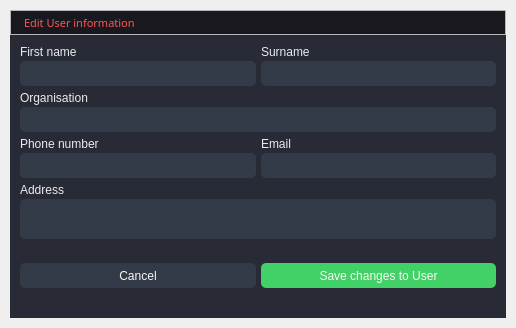
<?xml version="1.0" encoding="UTF-8"?>
<ui version="4.0">
 <class>EditUserWindow</class>
 <widget class="QMainWindow" name="EditUserWindow">
  <property name="geometry">
   <rect>
    <x>0</x>
    <y>0</y>
    <width>516</width>
    <height>328</height>
   </rect>
  </property>
  <property name="minimumSize">
   <size>
    <width>0</width>
    <height>0</height>
   </size>
  </property>
  <property name="maximumSize">
   <size>
    <width>16777215</width>
    <height>16777215</height>
   </size>
  </property>
  <property name="windowTitle">
   <string>MainWindow</string>
  </property>
  <widget class="QWidget" name="stylesheet">
   <property name="styleSheet">
    <string notr="true">QWidget{
	color: #F8F8F2;
	font: 8pt &quot;Inter 24pt Medium&quot;;
}
/* Bg App */
#bgApp {	
	background-color: #282A36;
}
#contentTopBg {
	background-color: #19181f;
}
#topLogo {
	background-image: url(:/imagem/images/saturn_png.png);
	background-position: centered;
	background-repeat: no-repeat;
}
#titleRightInfo { 
	padding-left: 10px;
	color: #FF5555;
 }
/* Top Buttons */
#rightButtons .QPushButton { background-color: rgba(255, 255, 255, 0); border: none;  border-radius: 5px; }
#rightButtons .QPushButton:hover { background-color: rgb(44, 49, 57); border-style: solid; border-radius: 4px; }
#rightButtons .QPushButton:pressed { background-color: rgb(23, 26, 30); border-style: solid; border-radius: 4px; }
#closeAppBtn{ background-color: rgba(255, 255, 255, 0); border: none;}
#closeAppBtn:hover{ background-color:#ff5555;}
#closeAppBtn:pressed { background-color:rgb(193, 64, 64); border-style: solid;}
/* Bottom Bar */
#bottomBar { background-color: #282A36; }
#bottomBar QLabel { font-size: 10px; color: rgb(113, 126, 149);}
#bottomBar .QProgressBar {
	border-radius: 5px;
	background-color: rgb(52, 59, 72);
	text-align: center;
	color:  rgb(33, 37, 43);
	font-size: 9px;
}
#bottomBar .QProgressBar::chunk {
    background-color: #50FA7B;      
    border-radius: 5px;
}
/*Button */
#btn_saveuser {
	border-radius: 5px;	
	border: none;
	background-color: rgb(66, 209, 102);
}
#btn_saveuser:hover {
	background-color: #50fA7B;
}
#btn_saveuser:pressed {
	background-color: rgb(66, 209, 102);
}
#btn_cancel {
	border-radius: 5px;	
	border: none;
	background-color: rgb(52, 59, 72);
}
#btn_cancel:hover {
	background-color: rgb(61, 70, 86);
}
#btn_cancel:pressed {
	background-color: rgb(52, 59, 72);
}

/*LineEdit */
#content .QLineEdit {
	background-color: rgb(52, 59, 72);
	border-radius: 5px;
	padding-left: 5px;
	selection-color: rgb(255, 255, 255);
	selection-background-color: rgb(255, 121, 198);
	color: #ffb86c;
}
#content .QLineEdit:hover {
	border: 2px solid rgb(64, 71, 88);
}
#content .QLineEdit:focus {
	border: 2px solid rgb(91, 101, 124);
}

/*TextEdit */
#content .QTextEdit {
	background-color: rgb(52, 59, 72);
	border-radius: 5px;
	padding-left: 5px;
	selection-color: rgb(255, 255, 255);
	selection-background-color: rgb(255, 121, 198);
	color: #ffb86c;
}
#content .QTextEdit:hover {
	border: 2px solid rgb(64, 71, 88);
}
#content .QTextEdit:focus {
	border: 2px solid rgb(91, 101, 124);
}

/*QLabel */
#content .QLabel {
	color: #EAEAF0;
	font: 8pt &quot;Inter 24pt Medium&quot;;
}
</string>
   </property>
   <layout class="QVBoxLayout" name="shadow">
    <property name="spacing">
     <number>0</number>
    </property>
    <property name="leftMargin">
     <number>10</number>
    </property>
    <property name="topMargin">
     <number>10</number>
    </property>
    <property name="rightMargin">
     <number>10</number>
    </property>
    <property name="bottomMargin">
     <number>10</number>
    </property>
    <item>
     <widget class="QFrame" name="bgApp">
      <property name="frameShape">
       <enum>QFrame::NoFrame</enum>
      </property>
      <property name="frameShadow">
       <enum>QFrame::Raised</enum>
      </property>
      <layout class="QHBoxLayout" name="horizontalLayout">
       <property name="spacing">
        <number>0</number>
       </property>
       <property name="leftMargin">
        <number>0</number>
       </property>
       <property name="topMargin">
        <number>0</number>
       </property>
       <property name="rightMargin">
        <number>0</number>
       </property>
       <property name="bottomMargin">
        <number>0</number>
       </property>
       <item>
        <widget class="QFrame" name="contentBox">
         <property name="frameShape">
          <enum>QFrame::NoFrame</enum>
         </property>
         <property name="frameShadow">
          <enum>QFrame::Raised</enum>
         </property>
         <layout class="QVBoxLayout" name="verticalLayout_3">
          <property name="spacing">
           <number>0</number>
          </property>
          <property name="leftMargin">
           <number>0</number>
          </property>
          <property name="topMargin">
           <number>0</number>
          </property>
          <property name="rightMargin">
           <number>0</number>
          </property>
          <property name="bottomMargin">
           <number>0</number>
          </property>
          <item>
           <widget class="QFrame" name="contentTopBg">
            <property name="minimumSize">
             <size>
              <width>0</width>
              <height>25</height>
             </size>
            </property>
            <property name="maximumSize">
             <size>
              <width>16777215</width>
              <height>25</height>
             </size>
            </property>
            <property name="frameShape">
             <enum>QFrame::NoFrame</enum>
            </property>
            <property name="frameShadow">
             <enum>QFrame::Raised</enum>
            </property>
            <layout class="QHBoxLayout" name="horizontalLayout_2">
             <property name="spacing">
              <number>0</number>
             </property>
             <property name="leftMargin">
              <number>0</number>
             </property>
             <property name="topMargin">
              <number>0</number>
             </property>
             <property name="rightMargin">
              <number>0</number>
             </property>
             <property name="bottomMargin">
              <number>0</number>
             </property>
             <item>
              <widget class="QFrame" name="leftBox">
               <property name="sizePolicy">
                <sizepolicy hsizetype="Expanding" vsizetype="Expanding">
                 <horstretch>0</horstretch>
                 <verstretch>0</verstretch>
                </sizepolicy>
               </property>
               <property name="frameShape">
                <enum>QFrame::NoFrame</enum>
               </property>
               <property name="frameShadow">
                <enum>QFrame::Raised</enum>
               </property>
               <layout class="QHBoxLayout" name="horizontalLayout_5">
                <property name="spacing">
                 <number>0</number>
                </property>
                <property name="leftMargin">
                 <number>0</number>
                </property>
                <property name="topMargin">
                 <number>0</number>
                </property>
                <property name="rightMargin">
                 <number>0</number>
                </property>
                <property name="bottomMargin">
                 <number>0</number>
                </property>
                <item>
                 <widget class="QFrame" name="titleGripFrame">
                  <property name="frameShape">
                   <enum>QFrame::StyledPanel</enum>
                  </property>
                  <property name="frameShadow">
                   <enum>QFrame::Raised</enum>
                  </property>
                  <layout class="QHBoxLayout" name="horizontalLayout_6">
                   <property name="spacing">
                    <number>0</number>
                   </property>
                   <property name="leftMargin">
                    <number>0</number>
                   </property>
                   <property name="topMargin">
                    <number>0</number>
                   </property>
                   <property name="rightMargin">
                    <number>0</number>
                   </property>
                   <property name="bottomMargin">
                    <number>0</number>
                   </property>
                   <item>
                    <widget class="QLabel" name="titleRightInfo">
                     <property name="font">
                      <font>
                       <family>Inter 24pt Medium</family>
                       <pointsize>8</pointsize>
                       <weight>50</weight>
                       <italic>false</italic>
                       <bold>false</bold>
                      </font>
                     </property>
                     <property name="frameShape">
                      <enum>QFrame::NoFrame</enum>
                     </property>
                     <property name="text">
                      <string>Edit User information</string>
                     </property>
                    </widget>
                   </item>
                   <item>
                    <widget class="QPushButton" name="closeAppBtn">
                     <property name="minimumSize">
                      <size>
                       <width>0</width>
                       <height>25</height>
                      </size>
                     </property>
                     <property name="maximumSize">
                      <size>
                       <width>32</width>
                       <height>16777215</height>
                      </size>
                     </property>
                     <property name="text">
                      <string/>
                     </property>
                     <property name="icon">
                      <iconset resource="../resources/resources.qrc">
                       <normaloff>:/icons/icons/cil-close.png</normaloff>:/icons/icons/cil-close.png</iconset>
                     </property>
                    </widget>
                   </item>
                  </layout>
                 </widget>
                </item>
               </layout>
              </widget>
             </item>
            </layout>
           </widget>
          </item>
          <item>
           <widget class="QFrame" name="contentBottom">
            <property name="frameShape">
             <enum>QFrame::NoFrame</enum>
            </property>
            <property name="frameShadow">
             <enum>QFrame::Raised</enum>
            </property>
            <layout class="QVBoxLayout" name="verticalLayout_5">
             <property name="spacing">
              <number>0</number>
             </property>
             <property name="leftMargin">
              <number>0</number>
             </property>
             <property name="topMargin">
              <number>0</number>
             </property>
             <property name="rightMargin">
              <number>0</number>
             </property>
             <property name="bottomMargin">
              <number>0</number>
             </property>
             <item>
              <widget class="QFrame" name="content">
               <property name="frameShape">
                <enum>QFrame::NoFrame</enum>
               </property>
               <property name="frameShadow">
                <enum>QFrame::Raised</enum>
               </property>
               <layout class="QVBoxLayout" name="verticalLayout_10">
                <property name="spacing">
                 <number>5</number>
                </property>
                <property name="leftMargin">
                 <number>10</number>
                </property>
                <property name="topMargin">
                 <number>10</number>
                </property>
                <property name="rightMargin">
                 <number>10</number>
                </property>
                <property name="bottomMargin">
                 <number>10</number>
                </property>
                <item>
                 <layout class="QHBoxLayout" name="horizontalLayout_7">
                  <item>
                   <layout class="QVBoxLayout" name="verticalLayout_2">
                    <property name="spacing">
                     <number>2</number>
                    </property>
                    <item>
                     <widget class="QLabel" name="label">
                      <property name="minimumSize">
                       <size>
                        <width>90</width>
                        <height>0</height>
                       </size>
                      </property>
                      <property name="styleSheet">
                       <string notr="true"/>
                      </property>
                      <property name="text">
                       <string>First name</string>
                      </property>
                     </widget>
                    </item>
                    <item>
                     <widget class="QLineEdit" name="name">
                      <property name="minimumSize">
                       <size>
                        <width>0</width>
                        <height>25</height>
                       </size>
                      </property>
                     </widget>
                    </item>
                   </layout>
                  </item>
                  <item>
                   <layout class="QVBoxLayout" name="verticalLayout_9">
                    <property name="spacing">
                     <number>2</number>
                    </property>
                    <item>
                     <widget class="QLabel" name="label_2">
                      <property name="minimumSize">
                       <size>
                        <width>90</width>
                        <height>0</height>
                       </size>
                      </property>
                      <property name="text">
                       <string>Surname</string>
                      </property>
                     </widget>
                    </item>
                    <item>
                     <widget class="QLineEdit" name="surname">
                      <property name="minimumSize">
                       <size>
                        <width>0</width>
                        <height>25</height>
                       </size>
                      </property>
                     </widget>
                    </item>
                   </layout>
                  </item>
                 </layout>
                </item>
                <item>
                 <layout class="QVBoxLayout" name="verticalLayout_8">
                  <property name="spacing">
                   <number>2</number>
                  </property>
                  <item>
                   <widget class="QLabel" name="label_3">
                    <property name="minimumSize">
                     <size>
                      <width>90</width>
                      <height>0</height>
                     </size>
                    </property>
                    <property name="text">
                     <string>Organisation</string>
                    </property>
                   </widget>
                  </item>
                  <item>
                   <widget class="QLineEdit" name="org">
                    <property name="minimumSize">
                     <size>
                      <width>0</width>
                      <height>25</height>
                     </size>
                    </property>
                   </widget>
                  </item>
                 </layout>
                </item>
                <item>
                 <layout class="QHBoxLayout" name="horizontalLayout_8">
                  <item>
                   <layout class="QVBoxLayout" name="verticalLayout_4">
                    <property name="spacing">
                     <number>2</number>
                    </property>
                    <item>
                     <widget class="QLabel" name="label_5">
                      <property name="minimumSize">
                       <size>
                        <width>90</width>
                        <height>0</height>
                       </size>
                      </property>
                      <property name="text">
                       <string>Phone number</string>
                      </property>
                     </widget>
                    </item>
                    <item>
                     <widget class="QLineEdit" name="phone">
                      <property name="minimumSize">
                       <size>
                        <width>0</width>
                        <height>25</height>
                       </size>
                      </property>
                     </widget>
                    </item>
                   </layout>
                  </item>
                  <item>
                   <layout class="QVBoxLayout" name="verticalLayout_6">
                    <property name="spacing">
                     <number>2</number>
                    </property>
                    <item>
                     <widget class="QLabel" name="label_4">
                      <property name="minimumSize">
                       <size>
                        <width>90</width>
                        <height>0</height>
                       </size>
                      </property>
                      <property name="text">
                       <string>Email</string>
                      </property>
                     </widget>
                    </item>
                    <item>
                     <widget class="QLineEdit" name="email">
                      <property name="minimumSize">
                       <size>
                        <width>0</width>
                        <height>25</height>
                       </size>
                      </property>
                     </widget>
                    </item>
                   </layout>
                  </item>
                 </layout>
                </item>
                <item>
                 <layout class="QVBoxLayout" name="verticalLayout_7">
                  <property name="spacing">
                   <number>2</number>
                  </property>
                  <item>
                   <widget class="QLabel" name="label_6">
                    <property name="minimumSize">
                     <size>
                      <width>90</width>
                      <height>0</height>
                     </size>
                    </property>
                    <property name="text">
                     <string>Address</string>
                    </property>
                   </widget>
                  </item>
                  <item>
                   <widget class="QTextEdit" name="address">
                    <property name="minimumSize">
                     <size>
                      <width>0</width>
                      <height>40</height>
                     </size>
                    </property>
                    <property name="maximumSize">
                     <size>
                      <width>16777215</width>
                      <height>40</height>
                     </size>
                    </property>
                    <property name="cursor" stdset="0">
                     <cursorShape>IBeamCursor</cursorShape>
                    </property>
                    <property name="mouseTracking">
                     <bool>false</bool>
                    </property>
                   </widget>
                  </item>
                 </layout>
                </item>
                <item>
                 <spacer name="verticalSpacer">
                  <property name="orientation">
                   <enum>Qt::Vertical</enum>
                  </property>
                  <property name="sizeHint" stdset="0">
                   <size>
                    <width>20</width>
                    <height>40</height>
                   </size>
                  </property>
                 </spacer>
                </item>
                <item>
                 <layout class="QHBoxLayout" name="horizontalLayout_12">
                  <item>
                   <widget class="QPushButton" name="btn_cancel">
                    <property name="minimumSize">
                     <size>
                      <width>0</width>
                      <height>25</height>
                     </size>
                    </property>
                    <property name="maximumSize">
                     <size>
                      <width>16777215</width>
                      <height>16777215</height>
                     </size>
                    </property>
                    <property name="cursor">
                     <cursorShape>PointingHandCursor</cursorShape>
                    </property>
                    <property name="text">
                     <string>Cancel</string>
                    </property>
                   </widget>
                  </item>
                  <item>
                   <widget class="QPushButton" name="btn_saveuser">
                    <property name="minimumSize">
                     <size>
                      <width>0</width>
                      <height>25</height>
                     </size>
                    </property>
                    <property name="cursor">
                     <cursorShape>PointingHandCursor</cursorShape>
                    </property>
                    <property name="text">
                     <string>Save changes to User</string>
                    </property>
                   </widget>
                  </item>
                 </layout>
                </item>
               </layout>
              </widget>
             </item>
             <item>
              <widget class="QFrame" name="bottomBar">
               <property name="minimumSize">
                <size>
                 <width>0</width>
                 <height>20</height>
                </size>
               </property>
               <property name="maximumSize">
                <size>
                 <width>16777215</width>
                 <height>20</height>
                </size>
               </property>
               <property name="frameShape">
                <enum>QFrame::NoFrame</enum>
               </property>
               <property name="frameShadow">
                <enum>QFrame::Raised</enum>
               </property>
               <layout class="QHBoxLayout" name="horizontalLayout_4">
                <property name="spacing">
                 <number>0</number>
                </property>
                <property name="leftMargin">
                 <number>0</number>
                </property>
                <property name="topMargin">
                 <number>0</number>
                </property>
                <property name="rightMargin">
                 <number>0</number>
                </property>
                <property name="bottomMargin">
                 <number>0</number>
                </property>
                <item>
                 <widget class="QFrame" name="loadingFrame">
                  <property name="frameShape">
                   <enum>QFrame::NoFrame</enum>
                  </property>
                  <property name="frameShadow">
                   <enum>QFrame::Raised</enum>
                  </property>
                  <layout class="QVBoxLayout" name="verticalLayout">
                   <property name="spacing">
                    <number>2</number>
                   </property>
                   <property name="leftMargin">
                    <number>10</number>
                   </property>
                   <property name="topMargin">
                    <number>5</number>
                   </property>
                   <property name="rightMargin">
                    <number>2</number>
                   </property>
                   <property name="bottomMargin">
                    <number>5</number>
                   </property>
                   <item>
                    <widget class="QLabel" name="label_status">
                     <property name="text">
                      <string/>
                     </property>
                     <property name="alignment">
                      <set>Qt::AlignLeading|Qt::AlignLeft|Qt::AlignVCenter</set>
                     </property>
                    </widget>
                   </item>
                  </layout>
                 </widget>
                </item>
                <item alignment="Qt::AlignBottom">
                 <widget class="QFrame" name="frame_size_grip">
                  <property name="minimumSize">
                   <size>
                    <width>20</width>
                    <height>20</height>
                   </size>
                  </property>
                  <property name="maximumSize">
                   <size>
                    <width>20</width>
                    <height>20</height>
                   </size>
                  </property>
                  <property name="frameShape">
                   <enum>QFrame::NoFrame</enum>
                  </property>
                  <property name="frameShadow">
                   <enum>QFrame::Raised</enum>
                  </property>
                 </widget>
                </item>
               </layout>
              </widget>
             </item>
            </layout>
           </widget>
          </item>
         </layout>
        </widget>
       </item>
      </layout>
     </widget>
    </item>
   </layout>
  </widget>
 </widget>
 <resources>
  <include location="../resources/resources.qrc"/>
 </resources>
 <connections/>
</ui>
